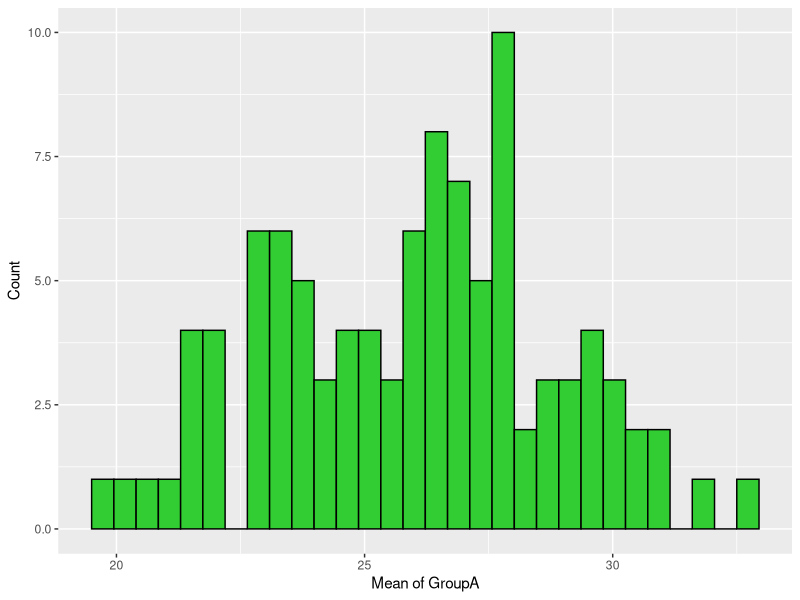
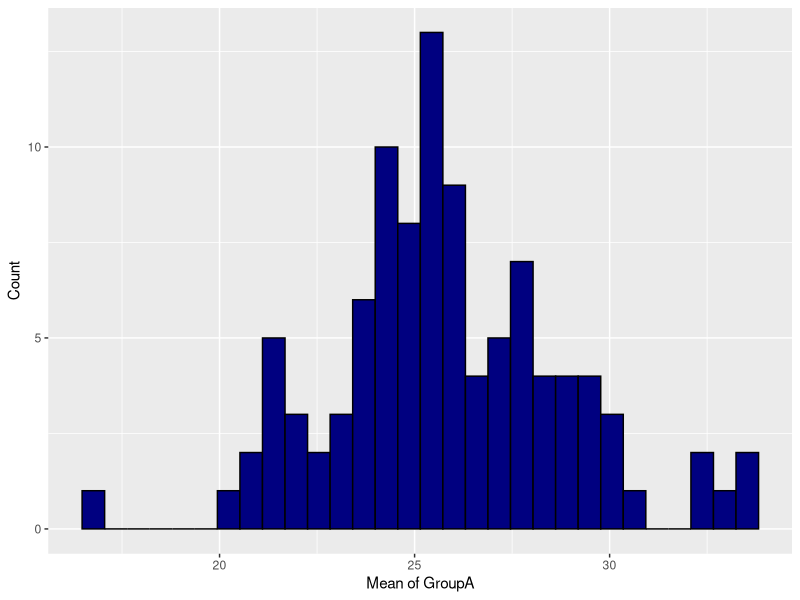
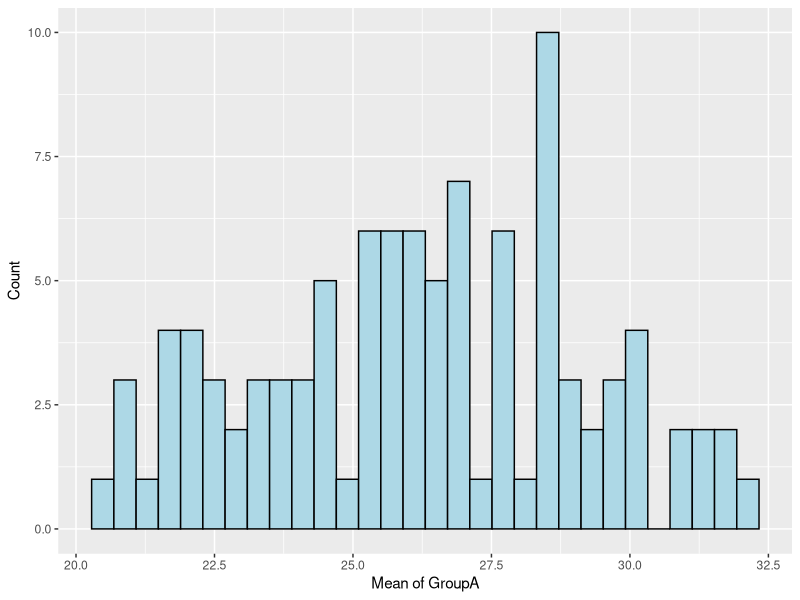
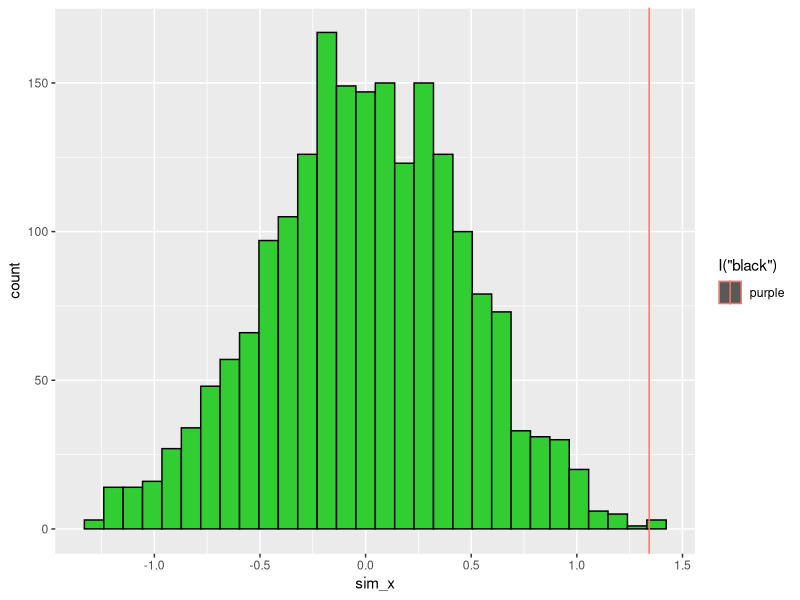

The R script that drew these images, in order:
## ---- chunk 1
knitr::opts_chunk$set(echo = TRUE)
## ---- chunk 2
# Question #1: Using a for loop, write a function to calculate the number of zeroes in a numeric vector. Before entering the loop, set up a counter variable counter <- 0. Inside the loop, add 1 to counter each time you have a zero in the vector. Finally, use return(counter) for the output.

# -------------------------------
# FUNCTION count_zeros
# description: Find the number of zeroes in vector
# inputs: x is the name of numeric vector in question
# outputs: count number of zeroes in vector
##################################
count_zeroes <- function(x){
  counter <- 0
  for(i in 1:length(x)){
    if(x[i] == 0){
      counter <- counter+1
    }
    else{
      counter <- counter+0
    }
  }
  return(counter)
}

# end of count_zeroes
#---------------------------------

# Create a sample of data to run the function and check if it works 
zero <- rep(0,11)
count_zeroes(zero)
## ---- chunk 3
# Question #2: Use subsetting instead of a loop to rewrite the function as a single line of code.

# -------------------------------
# FUNCTION subsetting
# description: subset a vector rather than using a loop to write function into single line of code 
# inputs: x is the name of numeric vector in question
# outputs: number of zeroes in vector
##################################
subsetting <- function(x){
  return(length(x[which(x == 0)]))
}

# end of subsetting

#try out the function
c1 <- c(rep(0,11),rep(1,11)) #create dataset with 11 zeros
subsetting(c1) #returns count of 11

#---------------------------------
## ---- chunk 4
# Question #3: Write a function that takes as input two integers representing the number of rows and columns in a matrix. The output is a matrix of these dimensions in which each element is the product of the row number x the column number.

# -------------------------------
# FUNCTION m_mat
# description: multiply row number x by column number
# inputs: nrow= # of rows 
#         ncol= # of columns 
# outputs: output of the row and column number matrix dimensions 
##################################
m_mat <- function(a=10,b=4){
  m1 <- matrix(nrow=a,ncol=b)
  for(i in 1:nrow(m1)){
    for(j in 1:ncol(m1)){
      m1[i,j] <- i*j
    }
  }
  return(m1)
}

# end of function_namefunction_name)
#---------------------------------

m_mat()
## ---- chunk 5
# Question #4: In the next few lectures, you will learn how to do a randomization test on your data. We will complete some of the steps today to practice calling custom functions within a for loop. Use the code from the March 31st lecture (Randomization Tests) to complete the following steps:

# a) Simulate a dataset with 3 groups of data, each group drawn from a distribution with a different mean. The final data frame should have 1 column for group and 1 column for the response variable.

A <- rnorm(n=25, mean=3, sd=5)
B <- rnorm(n=25, mean=4, sd=5)
B <- rnorm(n=25, mean=5, sd=5)

# make data frame 
groupnames <- c("A","B","C")
response_variables <- c(A,B,C)

make_dataset <- cbind(groupnames,response_variables)
print(make_dataset)

# b) Write a custom function that 1) reshuffles the response variable, and 2) calculates the mean of each group in the reshuffled data. Store the means in a vector of length 3.

# -------------------------------
# FUNCTION shuffle
# description: to reshuffles the response variable, calculate the mean of each group in the reshuffled data and store the means in a vector of length 3
# inputs: groups of data A,B,C
# outputs: the matrix and vector of selected means
##################################
library(dplyr)
shuffle <- function(df = make_dataset, response = response_variables){
  colnames(make_dataset) <- c('groupnames', 'response_variables')
  next_shuffle <- sample(1:nrow(make_dataset), replace=FALSE)
    make_dataset <- data.frame(groupnames, next_shuffle)
  sum_mean <- make_dataset %>% group_by(groupnames) %>% summarise(mean = mean(next_shuffle))
      return(sum_mean)
}

shuffle()
 # end of shufflefunction_name)
#---------------------------------

# c) Use a for loop to repeat the function in b 100 times. Store the results in a data frame that has 1 column indicating the replicate number and 1 column for each new group mean, for a total of 4 columns.

library(tidyr)

results <- data.frame()
  
for(i in 1:100){
  shuffle <- sample(1:nrow(make_dataset), replace=FALSE)
    data_frame_shuffle <- data.frame(groupnames, shuffle)
  sum_mean <- data_frame_shuffle %>% group_by(groupnames) %>%    
    summarise(mean = mean(shuffle))
  df1 <- sum_mean %>% pivot_wider(names_from = groupnames, values_from = mean)
  final_df <- cbind(i, df1)
  
  results <- rbind(results, final_df)
}

print(results)

# d) Use qplot() to create a histogram of the means for each reshuffled group. Or, if you want a challenge, use ggplot() to overlay all 3 histograms in the same figure. How do the distributions of reshuffled means compare to the original means?

library(ggplot2)

mean_groupA <- qplot(x=A, data = results, geom = "histogram", xlab = "Mean of GroupA", ylab = "Count", color=I("black"), fill=I("limegreen"))

  print(mean_groupA) 
## ---- chunk 6
mean_groupB <- qplot(x=B, data = results, geom = "histogram", xlab = "Mean of GroupA", ylab = "Count", color=I("black"), fill=I("navyblue"))

  print(mean_groupB)
## ---- chunk 7
mean_groupC <- qplot(x=C, data = results, geom = "histogram", xlab = "Mean of GroupA", ylab = "Count", color=I("black"), fill=I("lightblue"))

  print(mean_groupC)
## ---- chunk 8
# e) Use the code from the upcoming April 2nd lecture (Randomization Tests) to design and conduct a randomization test for some of your own data. You will need to modify the functions that read in the data, calculate the metric, and randomize the data. Once those are set up, the program should run correctly calling your new functions. Also, to make your analysis fully repeatable, make sure you set the random number seed at the beginning (use either set.seed() in base R, or char2seed in the TeachingDemos package

# FUNCTION input_data 
# description: generate dataset for analysis  
# inputs: demo so simulated data
# outputs: dataframe 
##########################################
input_data <- function(z=NULL) {
  if(is.null(z)) {
    x_obs <- 1:20
    y_obs <- x_obs + 10*rnorm(20)
    df <- data.frame(ID=seq_along(x_obs),
                     x_obs,
                     y_obs)}
  
  return(df)
} # end of input_data 
# -------------------------------
# -------------------------------
# FUNCTION metric
# description: determine metric for randomization 
# inputs: 2 column data frame 
# outputs: regression slope 
##########################################
metric <- function(z=NULL) {
  if(is.null(z)){
    x_obs <- 1:20
    y_obs <- x_obs +10*rnorm(20)
    z <- data.frame(ID=seq_along(x_obs),
                    x_obs,
                    y_obs)}
  . <- lm(z[,3]~z[,2])
  . <- summary(.)
  . <- .$coefficients[2,1]
  slope <- .
  
  return(slope)
  
}
# -------------------------------
# -------------------------------
# FUNCTION shuffle
# description: randomize data for analysis  
# inputs: 3 column data   
# outputs: 3 column data 
##########################################
shuffle <- function(z=NULL) {
  if(is.null(z)){
    x_obs <- 1:20
    y_obs <- x_obs + 10*rnorm(20)
    z <- data.frame(ID=seq_along(x_obs),
                    x_obs,
                    y_obs)}
  z[,3] <- sample(z[,3])
  
  return(z)
}
# -------------------------------
# -------------------------------
# FUNCTION p_value
# description: determine p-value 
# inputs: observed metrics and simulated metrics 
# outputs: p-value 
##########################################
p_value <- function(z=NULL) {
  if(is.null(z)){
    z <- list(rnorm(1),rnorm(1000)) }
  p_lower <- mean(z[[2]]<=z[[1]])
  p_upper <- mean(z[[2]]>=z[[1]])
  
  return(c(pL=p_lower,pU=p_upper))
}
#---------------------------------------
# -------------------------------
# FUNCTION test_plot
# description: make histogram
# inputs: observed metrics and simulated metrics
# outputs: histogram graph
##########################################
library(ggplot2)
test_plot <- function(z=NULL) {
  if(is.null(z)) {
    z <- list(rnorm(1),rnorm(1000)) }
  df <- data.frame(ID=seq_along(z[[2]]), sim_x=z[[2]])
  p1 <- ggplot(data=df, mapping=aes(x=sim_x))
  p1 + geom_histogram(mapping=aes(fill=I("limegreen"),
                                  color=I("black"))) +
    geom_vline(aes(xintercept=z[[1]],col="purple"))
  
}
#--------------------------------
#############################################

sim_length <- 2000
sim_vector <- rep(NA,sim_length)
df <- input_data() 
x_obs <- metric(df) 

for (i in seq_len(sim_length)) {
  sim_vector[i] <- metric(shuffle(df))
}

slopes <- list(x_obs,sim_vector)
p_value(slopes)

test_plot(slopes)

